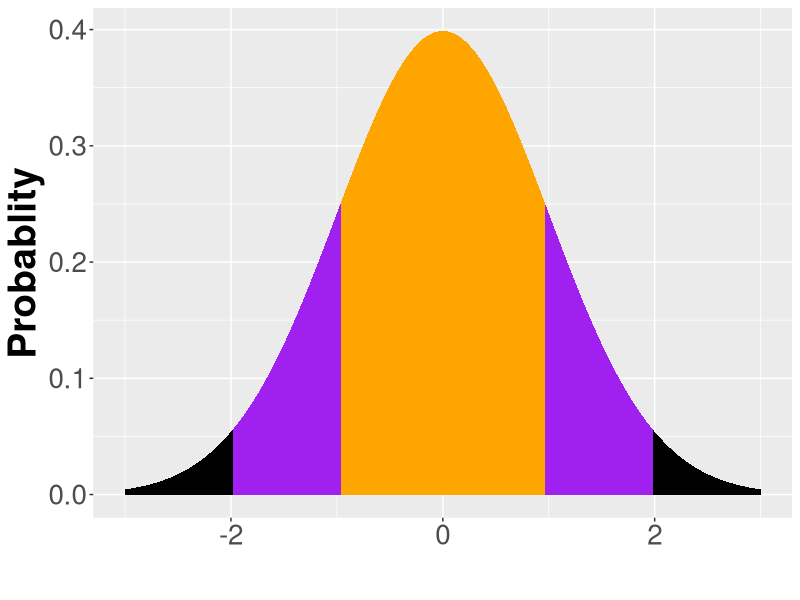
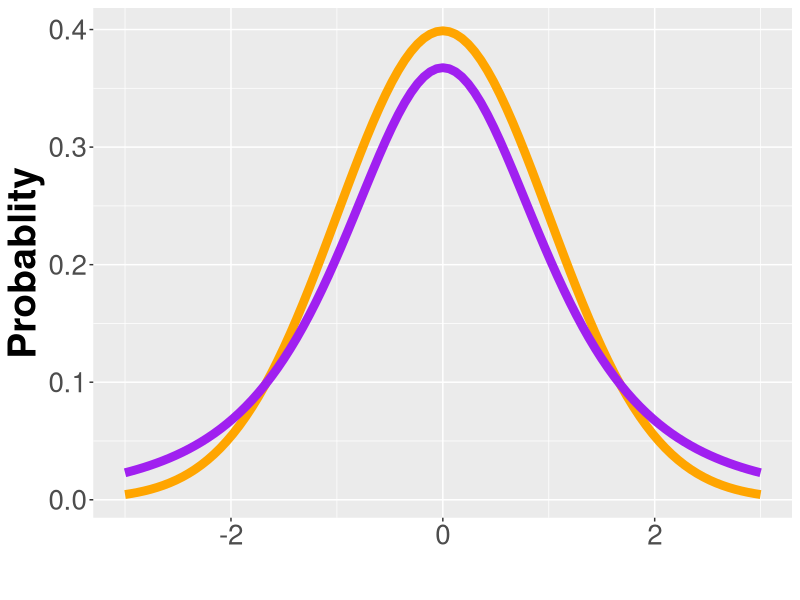
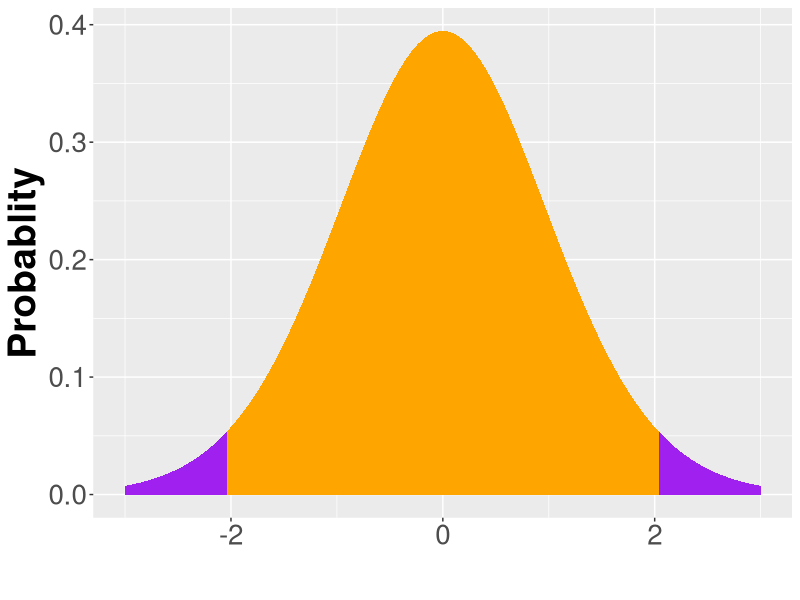
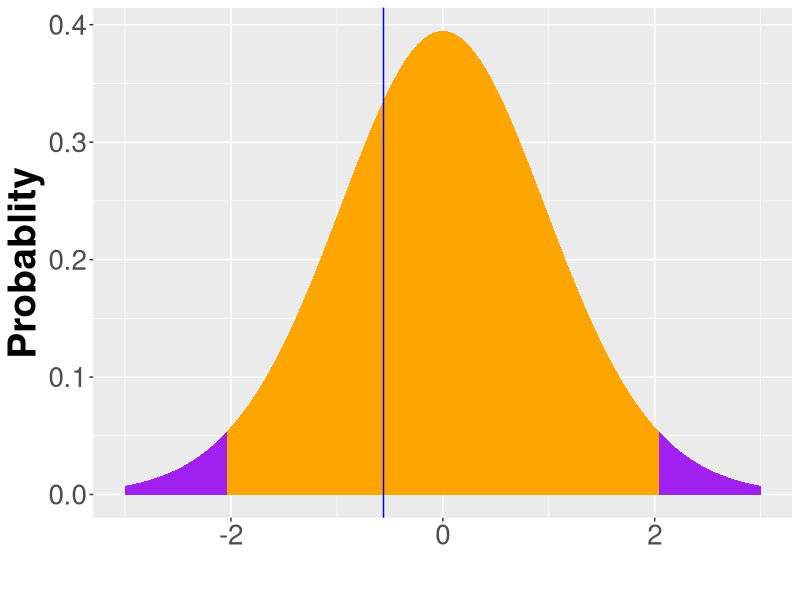
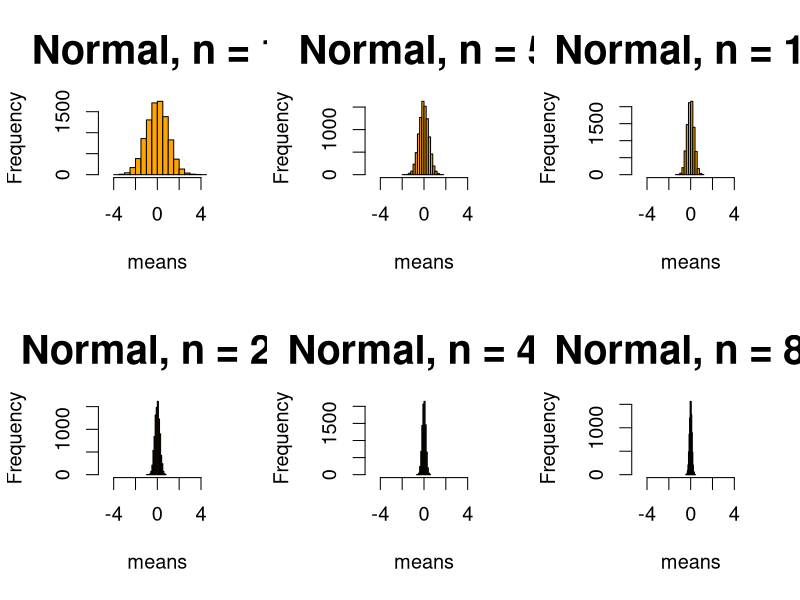
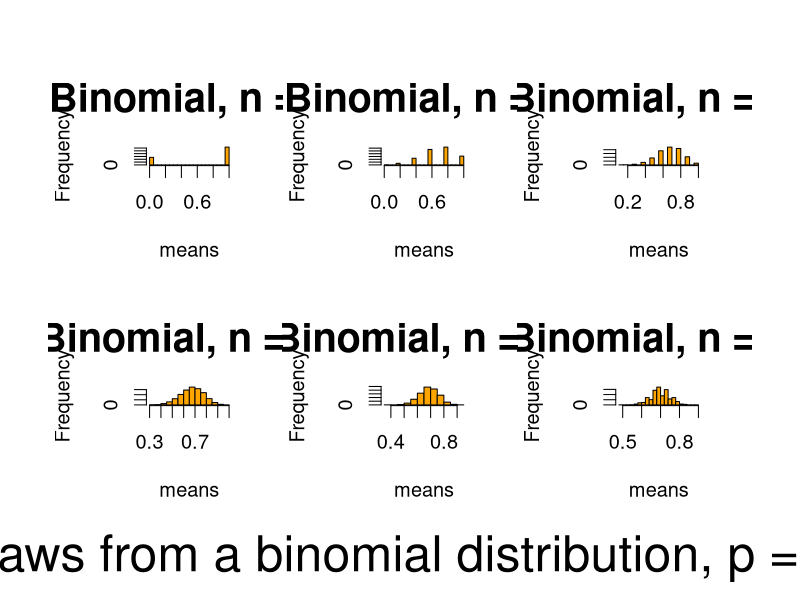

R code for these plots, in order:
#graphs and tables from normality lecture
#
#manipulations of binomial distribution used central_limit_theorem.R script from
#code_examples folder.  Note rbinom is odd. p is chance of success, n is hte number
#of observations (how many times you draw N balls from the urn), and size is N 
#(the number of balls you draw from the urn).  
#
require(ggplot2)

dnorm_one_sd <- function(x){
  norm_one_sd <- dnorm(x)
  # Have NA values outside interval x in [-1, 1]:
  norm_one_sd[x <= -1 | x >= 1] <- NA
  return(norm_one_sd)
}

dnorm_two_sd <- function(x){
  norm_one_sd <- dnorm(x)
  # Have NA values outside interval x in [-1, 1]:
  norm_one_sd[x <= -2 | x >= 2] <- NA
  return(norm_one_sd)
}
#standard normal with 1 and 2 se highlighted ####
ggplot(data = data.frame(x = c(-3, 3)), aes(x)) +
  stat_function(fun = dnorm, n = 101, args = list(mean = 0, sd = 1), size = 3, fill = "black",
                geom = "area")+
  stat_function(fun = dnorm_two_sd, geom = "area", fill = "purple") +
  stat_function(fun = dnorm_one_sd, geom = "area", fill = "orange") +
  ylab("Probablity") +
  xlab("")+
  theme(axis.title.x = element_text(face="bold", size=28), 
        axis.title.y = element_text(face="bold", size=28), 
        axis.text.y  = element_text(size=20),
        axis.text.x  = element_text(size=20), 
        legend.text =element_text(size=20),
        legend.title = element_text(size=20, face="bold"),
        plot.title = element_text(hjust = 0.5, face="bold", size=32))

#compare t and normal distribution####
ggplot(data = data.frame(x = c(-3, 3)), aes(x)) +
  stat_function(fun = dnorm, n = 101, args = list(mean = 0, sd = 1), size = 3, color = "orange",
                geom = "line") + 
  stat_function(fun = dt, n = 101, args = list( df= 3), size = 3, color = "purple",
                geom = "line") +
  ylab("Probablity") +
  xlab("")+
  theme(axis.title.x = element_text(face="bold", size=28), 
        axis.title.y = element_text(face="bold", size=28), 
        axis.text.y  = element_text(size=20),
        axis.text.x  = element_text(size=20), 
        legend.text =element_text(size=20),
        legend.title = element_text(size=20, face="bold"),
        plot.title = element_text(hjust = 0.5, face="bold", size=32))

#show where .56 lies on t distribution #####
dt_one_sd <- function(x, df){
  norm_one_sd <- dt(x, df)
  # Have NA values outside interval x in [-1, 1]:
  norm_one_sd[x <= -2.06 | x >= 2.06] <- NA
  return(norm_one_sd)
}
ggplot(data = data.frame(x = c(-3, 3)), aes(x)) +
  stat_function(fun = dt, n = 101, args = list( df= 24), size = 3, fill = "purple",
                geom = "area") +
  stat_function(fun = dt_one_sd, args = list( df= 24), geom = "area", fill = "orange") +
    ylab("Probablity") +
  xlab("")+
  theme(axis.title.x = element_text(face="bold", size=28), 
        axis.title.y = element_text(face="bold", size=28), 
        axis.text.y  = element_text(size=20),
        axis.text.x  = element_text(size=20), 
        legend.text =element_text(size=20),
        legend.title = element_text(size=20, face="bold"),
        plot.title = element_text(hjust = 0.5, face="bold", size=32))

#add vline to show sample value####
ggplot(data = data.frame(x = c(-3, 3)), aes(x)) +
  stat_function(fun = dt, n = 101, args = list( df= 24), size = 3, fill = "purple",
                geom = "area") +
  stat_function(fun = dt_one_sd, args = list( df= 24), geom = "area", fill = "orange") +
  ylab("Probablity") +
  xlab("")+
  theme(axis.title.x = element_text(face="bold", size=28), 
        axis.title.y = element_text(face="bold", size=28), 
        axis.text.y  = element_text(size=20),
        axis.text.x  = element_text(size=20), 
        legend.text =element_text(size=20),
        legend.title = element_text(size=20, face="bold"),
        plot.title = element_text(hjust = 0.5, face="bold", size=32))+
  geom_vline(xintercept = -.56, color = "blue")

#normal
n=c(1,5,10,20,40,80)
means=1:9000
par(mfrow=c(2,3), ask=T, cex = 1.2, cex.main = 2)
for (j in 1:length(n)){
  for (i in 1:length(means)){
    means[i]=mean(rnorm(n=n[j]))
  }
  hist(means, main=paste("Normal, n = ",n[j], sep = ""), col = "orange", xlim = c(-5,5))
}

#binomial
n=c(1,5,10,20,40,80)
means=1:9000
par(mfrow=c(2,3), oma = c(3,2,2,2), ask=F, cex = 1.2, cex.main = 2)
for (j in 1:length(n)){
  for (i in 1:length(means)){
    means[i]=mean(rbinom(n=n[j], 1, .7))
  }
  hist(means, main=paste("Binomial, n = ",n[j], sep = ""), col = "orange")
}
mtext("Draws from a binomial distribution, p = .7", outer = T, side = 1, 
      cex = 3, line = 1)